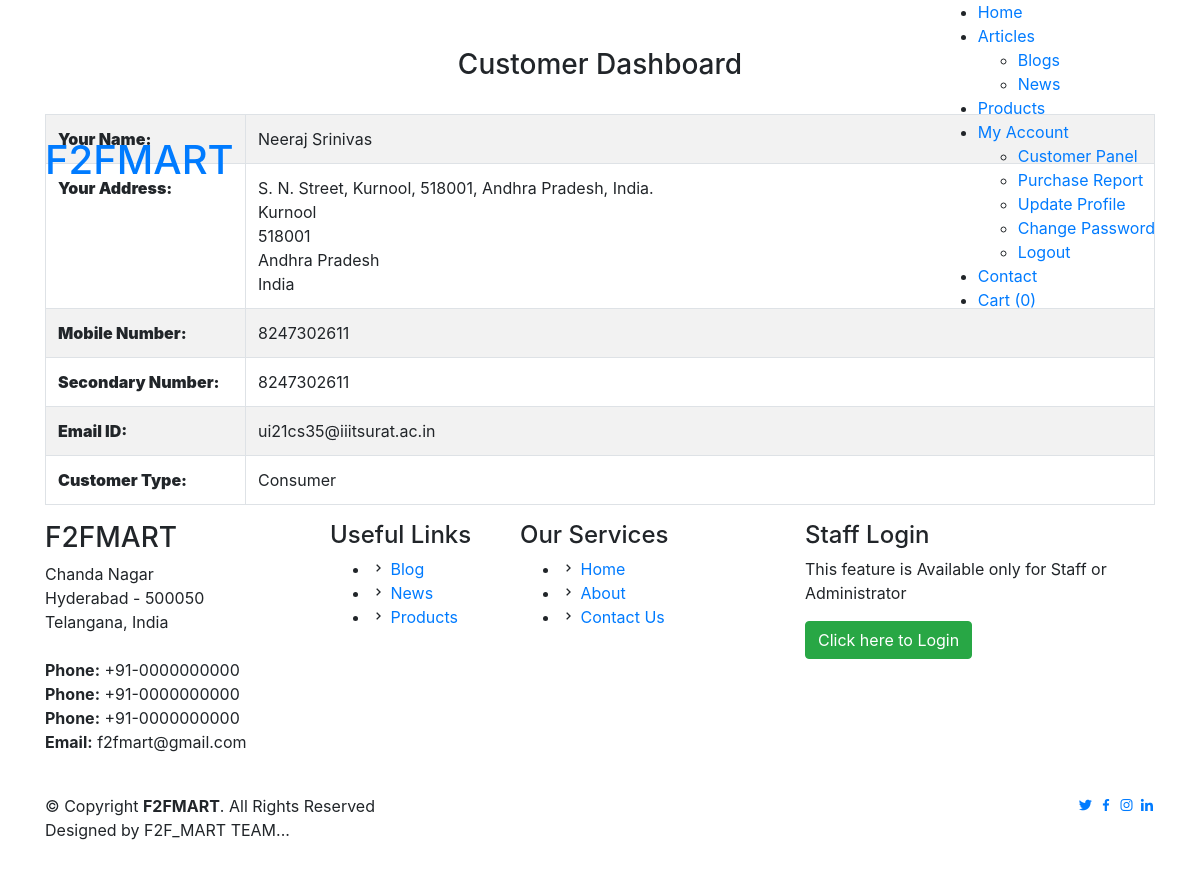
/customerpanel.php (signed in), run on the app's committed database.
### tables this page shows
CREATE TABLE `customer` (
  `customer_id` int(255) NOT NULL,
  `customer_name` varchar(255) NOT NULL,
  `address` text NOT NULL,
  `country_id` int(255) NOT NULL,
  `state_id` int(255) NOT NULL,
  `city_id` int(255) NOT NULL,
  `pincode` varchar(255) NOT NULL,
  `contact_no` varchar(255) NOT NULL,
  `mobile_no` varchar(255) NOT NULL,
  `email_id` varchar(255) NOT NULL,
  `password` varchar(255) NOT NULL,
  `customer_type` varchar(255) NOT NULL,
  `status` varchar(255) NOT NULL
);

CREATE TABLE `city` (
  `city_id` int(255) NOT NULL,
  `country_id` int(255) NOT NULL,
  `state_id` int(255) NOT NULL,
  `city` varchar(255) NOT NULL,
  `description` text NOT NULL,
  `status` varchar(255) NOT NULL
);

CREATE TABLE `state` (
  `state_id` int(255) NOT NULL,
  `country_id` int(255) NOT NULL,
  `state` varchar(255) NOT NULL,
  `description` text NOT NULL,
  `status` varchar(255) NOT NULL
);

CREATE TABLE `country` (
  `country_id` int(255) NOT NULL,
  `country` varchar(255) NOT NULL,
  `description` text NOT NULL,
  `status` varchar(255) NOT NULL
);

### customerpanel.php (the view, shortened to what this page needs)
<?php
include("header.php");
if(isset($_SESSION['customerid']))
{
	$sql = "SELECT * FROM customer WHERE customer_id='$_SESSION[customerid]'";
	$qsql = mysqli_query($con,$sql);
	$rsdisp = mysqli_fetch_array($qsql);
}
?>
  <main id="main">
    <section id="cta" class="cta">
      <div class="container">
        <div class="text-center" data-aos="zoom-in">
		<br><br>
          <h3>Customer Dashboard</h3>
        </div>
      </div>
    </section>
    <section id="contact" class="contact">
      <div class="container">
        <div class="row">
          <div class="col-lg-12" data-aos="fade-up" data-aos-delay="100">
            <div class="info mt-4">
	<form method="post" action="" name="frmcstview">
	<table class="table table-striped table-bordered" style="width:100%" class="datatable">
	  <tbody>
		<tr>
		  <th width="200" height="34" align="right"><strong>Your Name:</strong></th>
		  <td ><?php echo $rsdisp['customer_name']; ?></td>
		</tr>
		<tr>
		  <th height="48" align="right"><strong>Your Address:</strong></th>
		 <?php
		  $sql1 = "SELECT * FROM country WHERE country_id='$rsdisp[country_id]'";
		  $qsql1 = mysqli_query($con,$sql1);
		  $rs1 = mysqli_fetch_array($qsql1);
		  $sql2 = "SELECT * FROM state WHERE state_id='$rsdisp[state_id]'";
		  $qsql2 = mysqli_query($con,$sql2);
		  $rs2 = mysqli_fetch_array($qsql2);
		  $sql3 = "SELECT * FROM city WHERE city_id='$rsdisp[city_id]'";
		  $qsql3 = mysqli_query($con,$sql3);
		  $rs3 = mysqli_fetch_array($qsql3); ?>
		  <td>
		 <?php echo $rsdisp['address']; ?><br />
		 <?php echo $rs3['city']; ?><br />
		 <?php echo $rsdisp['pincode']; ?><br />
		 <?php echo $rs2['state']; ?> <br />
		 <?php echo $rs1['country']; ?><br />
		 </td>
		</tr>
		<tr>
		  <th height="35" align="left"><strong>Mobile Number:</strong></th>
		  <td><?php echo $rsdisp['mobile_no']; ?></td>
		</tr>
		<tr>
		  <th height="39" align="left"><strong>Secondary Number:</strong></th>
		  <td><?php echo $rsdisp['contact_no']; ?></td>
		</tr>
		<tr>
		  <th height="39" align="left"><strong>Email ID:</strong></th>
		  <td><?php echo $rsdisp['email_id']; ?></td>
		</tr>
		<tr>
		  <th height="33" align="left"><strong>Customer Type:</strong></th>
		  <td><?php echo $rsdisp['customer_type']; ?>
		</td>
		</tr>
	  </table>
  </form>
            </div>
		  </div>
        </div>
      </div>
    </section>
  </main>
<?php
include("footer.php");
?>

### header.php (shortened to what this page needs)
<?php
    include("dbconnection.php");
?>
<!DOCTYPE html>
<html lang="en">
<head>
    <link href="assets/vendor/bootstrap/css/bootstrap.min.css" rel="stylesheet">
    <link href="assets/vendor/icofont/icofont.min.css" rel="stylesheet">
    <link href="assets/vendor/boxicons/css/boxicons.min.css" rel="stylesheet">
    <link href="assets/vendor/remixicon/remixicon.css" rel="stylesheet">
    <link href="assets/vendor/venobox/venobox.css" rel="stylesheet">
    <link href="assets/vendor/owl.carousel/assets/owl.carousel.min.css" rel="stylesheet">
    <link href="assets/vendor/aos/aos.css" rel="stylesheet">
    <link href="assets/css/style.css" rel="stylesheet">
    <link href="assets/css/jquery.dataTables.min.css" rel="stylesheet">
</head>
<body>
    <header id="header" class="fixed-top d-flex align-items-center">
        <div class="container">
            <div class="header-container d-flex align-items-center">
                <div class="logo mr-auto">
                    <h1 class="text-light">
                        <a href="index.php">
                            <span>
                                F2FMART
                            </span>
                        </a>
                    </h1>
                </div>
                <nav class="nav-menu d-none d-lg-block">
                    <ul>
                        <li class="<?php
                            if(basename($_SERVER['PHP_SELF']) == "index.php" )
                            {
                                echo ' active ';
                            }
                            ?>">
                            <a href="index.php">
                                Home
                            </a>
                        </li>
                        <li class="drop-down">
                            <a href="#">
                                Articles
                            </a>
                            <ul>
                                <li>
                                    <a href="displayarticles.php?articletype=Blog">
                                        Blogs
                                    </a>
                                </li>
                                <li>
                                    <a href="displaynews.php?articletype=News">
                                        News
                                    </a>
                                </li>
                            </ul>
                        </li>
                        <li class="drop-down <?php
                            if(basename($_SERVER['PHP_SELF']) == "displayproducts.php" )
                            {
                                echo ' active ';
                            }
                            ?>">
                            <a href="displayproducts.php" onclick='window.location=`displayproducts.php`'>
                                Products
                            </a>
                        </li>
                        <?php
                            if(isset($_SESSION['customerid']))
                            {
                        ?>
                        <li class="drop-down <?php
                            if(basename($_SERVER['PHP_SELF']) == "customerpanel.php" || basename($_SERVER['PHP_SELF']) == "customerUpdate.php" || basename($_SERVER['PHP_SELF']) == "Customerchngpassword.php"  || basename($_SERVER['PHP_SELF']) == "viewcstpurchasereport.php"  || basename($_SERVER['PHP_SELF']) == "viewpurchaserequest.php"  || basename($_SERVER['PHP_SELF']) == "viewcstpurchaseorder.php"  || basename($_SERVER['PHP_SELF']) == "viewpurchasereport.php"  )
                            {
                                echo ' active ';
                            }
                            ?>">
                            <a href="">
                                My Account
                            </a>
                            <ul>
                                <li>
                                    <a href="customerpanel.php">
                                        Customer Panel
                                    </a>
                                </li>
                                <li>
                                    <a href="viewpurchasereport.php">
                                        Purchase Report
                                    </a>
                                </li>
                                <li>
                                    <a href="customerUpdate.php">
                                        Update Profile
                                    </a>
                                </li>
                                <li>
                                    <a href="Customerchngpassword.php">
                                        Change Password
                                    </a>
                                </li>
                                <li>
                                    <a href="logout.php">
                                        Logout
                                    </a>
                                </li>
                            </ul>
                        </li>
                        <?php
                            }
                        ?>
                        <li>
                            <a href="contact.php">
                                Contact
                            </a>
                        </li>
                        <?php
                            $sqlproduct_purchase_record = "SELECT * FROM  product_purchase_record
                            WHERE status='Pending'";
                            if(isset($_SESSION['customerid']))
                            {
                                $sqlproduct_purchase_record =$sqlproduct_purchase_record  . " AND customer_id='$_SESSION[customerid]' ";
                            }
                            $qsqlproduct_purchase_record = mysqli_query($con,$sqlproduct_purchase_record);
                            if(mysqli_num_rows($qsqlproduct_purchase_record) >= 1)
                            {
                        ?>
                        <li class="get-started">
                            <a href="displaycart.php">
                                Cart
                                (<?php echo mysqli_num_rows($qsqlproduct_purchase_record); ?>)
                            </a>
                        </li>
                        <?php
                            }
                            else
                            {
                        ?>
                        <li class="get-started">
                            <a href="#">
                                Cart
                                (<?php echo mysqli_num_rows($qsqlproduct_purchase_record); ?>)
                            </a>
                        </li>
                        <?php
                            }
                        ?>
                    </ul>
                </nav>
            </div>
        </div>
    </header>

### footer.php (shortened to what this page needs)
<footer id="footer">
  <div class="footer-top">
    <div class="container">
      <div class="row">
        <div class="col-lg-3 col-md-6 footer-contact">
          <h3>
            F2FMART
          </h3>
          <p>
            Chanda Nagar <br>
            Hyderabad - 500050<br>
            Telangana, India <br><br>
            <strong>Phone:</strong> +91-0000000000 <br>
            <strong>Phone:</strong> +91-0000000000 <br>
            <strong>Phone:</strong> +91-0000000000 <br>
            <strong>Email:</strong> f2fmart@gmail.com <br>
          </p>
        </div>
        <div class="col-lg-2 col-md-6 footer-links">
          <h4>
            Useful Links
          </h4>
          <ul>
            <li>
              <i class="bx bx-chevron-right"></i>
              <a href="displayarticles.php?articletype=Blog">
                Blog
              </a>
            </li>
            <li>
              <i class="bx bx-chevron-right"></i>
              <a href="displayarticles.php?articletype=News">
                News
              </a>
            </li>
            <li>
              <i class="bx bx-chevron-right"></i>
              <a href="displayproducts.php">
                Products
              </a>
            </li>
          </ul>
        </div>
        <div class="col-lg-3 col-md-6 footer-links">
          <h4>
            Our Services
          </h4>
          <ul>
            <li>
              <i class="bx bx-chevron-right"></i>
              <a href="index.php">
                Home
              </a>
            </li>
            <li>
              <i class="bx bx-chevron-right"></i>
              <a href="aboutus.php">
                About
              </a>
            </li>
            <li>
              <i class="bx bx-chevron-right"></i>
              <a href="contact.php">
                Contact Us
              </a>
            </li>
          </ul>
        </div>
        <div class="col-lg-4 col-md-6 footer-newsletter">
          <h4>
            Staff Login
          </h4>
          <p>
            This feature is Available only for Staff or Administrator
          </p>
          <button class="btn btn-success" type="submit" onclick="window.location='adminloginpanel.php';">
            Click here to Login
          </button>
                  </div>
              </div>
          </div>
      </div>
      <div class="container d-md-flex py-4">
          <div class="mr-md-auto text-center text-md-left">
              <div class="copyright">
                  &copy; Copyright <strong><span>F2FMART</span></strong>. All Rights Reserved
              </div>
              <div class="credits">
                  Designed by F2F_MART TEAM...
              </div>
          </div>
          <div class="social-links text-center text-md-right pt-3 pt-md-0">
              <a href="#" target="_blank" class="twitter">
              <i class="bx bxl-twitter"></i>
              </a>
              <a href="#" target="_blank" class="facebook">
              <i class="bx bxl-facebook"></i>
              </a>
              <a href="#" target="_blank" class="instagram">
              <i class="bx bxl-instagram"></i>
              </a>
              <a href="#" target="_blank" class="linkedin">
              <i class="bx bxl-linkedin"></i>
              </a>
          </div>
      </div>
  </footer>
  <a href="#" class="back-to-top">
    <i class="icofont-simple-up"></i>
  </a>
  <link href="assets/js/dataTables.responsive.min.js" rel="stylesheet">
</body>
</html>

### data on the page
customer: customer_name "Neeraj Srinivas", address "S. N. Street, Kurnool, 518001, Andhra Pradesh, India.", pincode "518001", mobile_no "8247302611", contact_no "8247302611", email "ui21cs35@iiitsurat.ac.in", customer_type "Consumer"
city: city "Kurnool"
state: state "Andhra Pradesh"
country: country "India"

### other printed values
mysqli_num_rows($qsqlproduct_purchase_record) "0"
